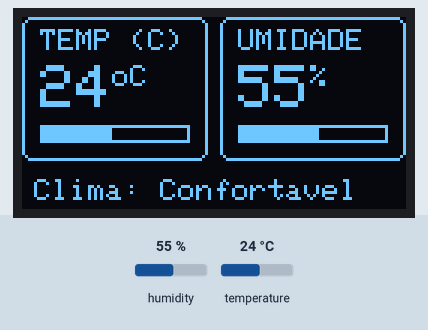
Bench run of a sketch on a simulated Arduino Uno, built with avr-gcc and run on an emulated ATmega328P. Shown: 128×64 one-colour display. The inputs (shaded band) are chosen by the test bench; at power-on: humidity 55 %, temperature 24 °C. What the sketch prints to the serial monitor is not drawn.

Above: at 2.6 s.
2.7 s: humidity set to 22 %
At 7.4 s:
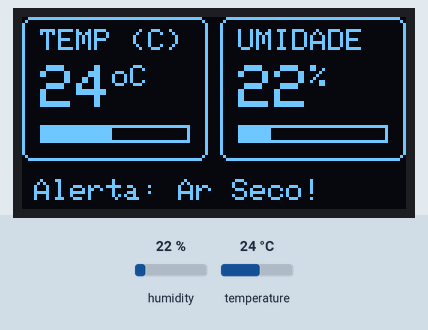
8.0 s: temperature set to 12 °C
At 10.4 s:
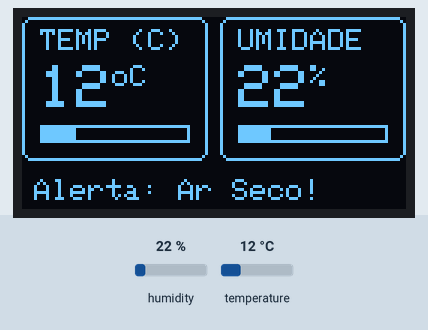
13.3 s: humidity set to 33 %
At 14.7 s:
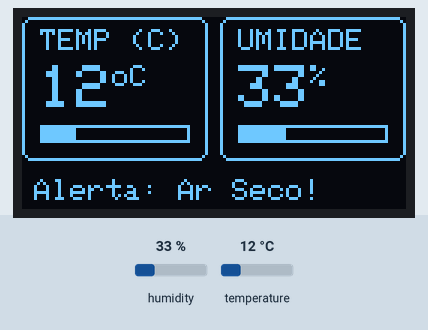
18.6 s: humidity set to 36 %
At 23.2 s:
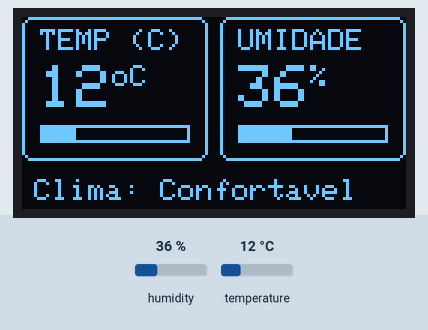
23.9 s: temperature set to 19 °C
At 27.4 s:
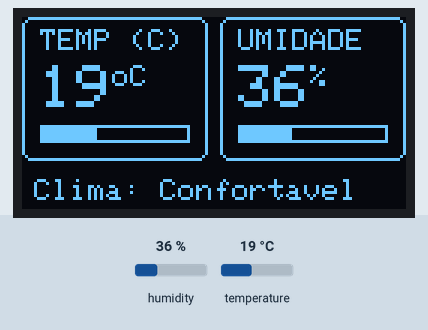
Timing chart, 0 to 28.9 s (numbered marks = the images above; inputs shaded):
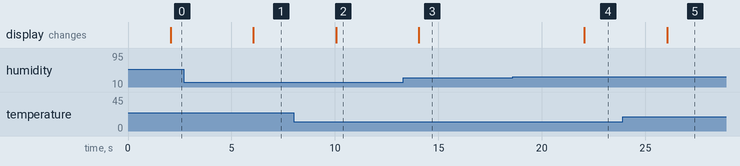

The sketch:

p71_mini_estacao_de_clima_no_oled.ino
```cpp
// ============================================================================
// Projeto 71 — Mini Estação de Clima no OLED
// Placa: Arduino Uno R3 (ATmega328P) | Bibliotecas: Wire, Adafruit GFX Library, Adafruit SSD1306, DHT sensor library
// Material: 80 Projetos Arduino
// Sensor DHT11 + Dashboard gráfico em 2 colunas no Display OLED SSD1306 128x64
// ============================================================================

#include <Wire.h>
#include <Adafruit_GFX.h>
#include <Adafruit_SSD1306.h>
#include <DHT.h>

const byte PINO_DHT     = 2;  // Pino DATA do DHT11
const byte PINO_I2C_SDA = A4; // Barramento I2C SDA
const byte PINO_I2C_SCL = A5; // Barramento I2C SCL

const byte ENDERECO_OLED = 0x3C;
const unsigned long INTERVALO_DHT_MS = 2000; // AJUSTE AQUI: mínimo 2000 ms para DHT11

Adafruit_SSD1306 tela(128, 64, &Wire, -1);
DHT dht(PINO_DHT, DHT11);

unsigned long ultimaLeitura = 0;
float tempC = 25.0;
float umidPct = 50.0;
bool leituraValida = false;

void desenharPainel() {
  tela.clearDisplay();
  tela.setTextColor(SSD1306_WHITE);

  if (!leituraValida) {
    tela.setTextSize(1);
    tela.setCursor(10, 24);
    tela.print(F("Lendo sensor DHT11"));
    tela.display();
    return;
  }

  // Cartão Esquerdo: Temperatura (0 a 62 px)
  tela.drawRoundRect(0, 0, 62, 48, 3, SSD1306_WHITE);
  tela.setTextSize(1);
  tela.setCursor(6, 4);
  tela.print(F("TEMP (C)"));
  tela.setTextSize(2);
  tela.setCursor(6, 16);
  tela.print((int)tempC);
  tela.setTextSize(1);
  tela.print(F("oC"));
  int barraT = constrain(map((int)tempC, 0, 50, 0, 50), 0, 50);
  tela.drawRect(6, 36, 50, 6, SSD1306_WHITE);
  tela.fillRect(6, 36, barraT, 6, SSD1306_WHITE);

  // Cartão Direito: Umidade (66 a 127 px)
  tela.drawRoundRect(66, 0, 62, 48, 3, SSD1306_WHITE);
  tela.setTextSize(1);
  tela.setCursor(72, 4);
  tela.print(F("UMIDADE"));
  tela.setTextSize(2);
  tela.setCursor(72, 16);
  tela.print((int)umidPct);
  tela.setTextSize(1);
  tela.print(F("%"));
  int barraU = constrain(map((int)umidPct, 0, 100, 0, 50), 0, 50);
  tela.drawRect(72, 36, 50, 6, SSD1306_WHITE);
  tela.fillRect(72, 36, barraU, 6, SSD1306_WHITE);

  // Rodapé de Conforto Climático
  tela.setTextSize(1);
  tela.setCursor(4, 54);
  if (umidPct < 35.0) {
    tela.print(F("Alerta: Ar Seco!"));
  } else if (tempC > 30.0 && umidPct > 70.0) {
    tela.print(F("Clima: Abafado"));
  } else {
    tela.print(F("Clima: Confortavel"));
  }

  tela.display();
}

void setup() {
  (void)PINO_I2C_SDA;
  (void)PINO_I2C_SCL;
  Serial.begin(9600);

  dht.begin();
  if (!tela.begin(SSD1306_SWITCHCAPVCC, ENDERECO_OLED)) {
    Serial.println(F("Erro: OLED SSD1306 nao encontrado em 0x3C!"));
    while (true) { delay(100); }
  }

  Serial.println(F("Sistema pronto! Mini Estacao de Clima no OLED."));
  desenharPainel();
}

void loop() {
  if (millis() - ultimaLeitura >= INTERVALO_DHT_MS) {
    ultimaLeitura = millis();
    float t = dht.readTemperature();
    float h = dht.readHumidity();

    if (!isnan(t) && !isnan(h)) {
      tempC = t;
      umidPct = h;
      leituraValida = true;
      Serial.print(F("Temp: "));
      Serial.print(tempC, 1);
      Serial.print(F(" C | Umidade: "));
      Serial.print((int)umidPct);
      Serial.println(F(" %"));
    } else {
      Serial.println(F("Aviso: Falha na leitura do DHT11 no pino D2."));
    }
    desenharPainel();
  }
}
```

Measured:
- the behaviour switches between 34 and 35 % on humidity (found by bisection; images 3 and 4)
- after the input at 2.7 s, the display: changes after 3.4 s (image 1)
- after the input at 8.0 s, the display: changes after 2.1 s (image 2)
- after the input at 13.3 s, the display: changes after 0.76 s (image 3)
- after the input at 18.6 s, the display: changes after 3.5 s (image 4)
- after the input at 23.9 s, the display: changes after 2.2 s (image 5)
